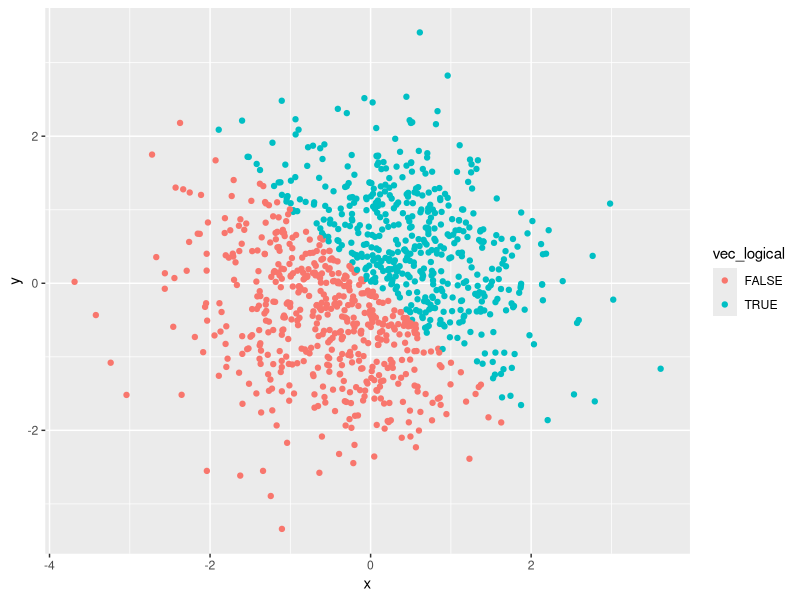

This figure's R source:
## ---- chunk 1
knitr::opts_chunk$set(echo = TRUE)

library(tidyverse)
## ---- chunk 2
Problem1_df = tibble(
  x = runif(10, min=0, max=5), 
  vec_numeric = c(x>2),
  vec_char = c("Giraffe", "Elephant", "Lion", "Wolf", "Dolphin", "Ant", "Dog", 
               "Tiger", "Bird", "Fish" ),
  vec_logical = c(TRUE, TRUE, FALSE, FALSE, FALSE, TRUE, FALSE, FALSE, TRUE, 
                  FALSE),
  vec_factor = factor(c("African descent", "White", "Asian", "Native American", 
                        "Virgin Islander", "St. Thomian", "St. Johnian", "Crucian", 
                        "Floridian", "Atlantian"))
  )
## ---- chunk 3
# Taking mean of x variable

mean(Problem1_df$x)

# This works because it is numeric variable. 
#The mean of x equals 2.136482.
## ---- chunk 4
# Taking mean of vec_numeric

mean(Problem1_df$vec_numeric)

# Taking the mean of this equals 0.3. 
#Therefore, this works.
## ---- chunk 5
# Taking mean of vec_char

mean(Problem1_df$vec_char)

# This code does not work. 
#Error message says that "this argument is not numeric or logical".
## ---- chunk 6
# Taking mean of vec_logical

mean(Problem1_df$vec_logical)

# This code does output a value for the mean of the logical vector.
# The mean of this vector equals 0.4.
## ---- chunk 7
# Taking the mean of vec_factor

mean(Problem1_df$vec_factor)

#This code does not work becasue th vector is not numeric or logical.
## ---- chunk 8
## 1st code chunk
# Using the as.numeric function to the logical, character and factor vectors.

as.numeric(Problem1_df$vec_logical)

as.numeric(Problem1_df$vec_char)

as.numeric(Problem1_df$vec_factor)

# When this function was used on the logical and factor vectors, numeric values
# were created.
# With the character vector, it could not be applied (NA).

## ---- chunk 9
# 2nd code chunk
# Converting character variable from character to factor to numeric

## Created a new variable named 'Factor' that is the end product of converting
# the character vector to the factor vector.

Factor = as.factor(Problem1_df$vec_char)

#Converted the Factor variable to a numeric vector.

as.numeric(Factor)


## Converting factor variable from factor to character to numeric

Character = as.character(Problem1_df$vec_factor)

as.numeric(Character)

# In the first portion of the code chunk, the character vector was converted
# from a character to a factor and lastly to a numeric vector. This vector was
# converted successfully into the factor the numeric vectors. 

# Conversion of the factor vector to the character vector was successsful. 
# However, converting that new vector *Character) into a numeric vector was
# not successful. An error message showed.
## ---- chunk 10
# Created data frame for Problem 2
x = rnorm(1000)
y = rnorm(1000)
vec_logical = c(x + y > 0)

Problem2_df = tibble(
  x,
  y,
  vec_logical)

vec_numeric = as.numeric(Problem2_df$vec_logical)
vec_factor = as.factor(Problem2_df$vec_logical)

mean(x)
median(x)
## ---- chunk 11
ggplot(Problem2_df, aes(y = y, x = x)) + geom_point(aes(color = vec_logical))
C
